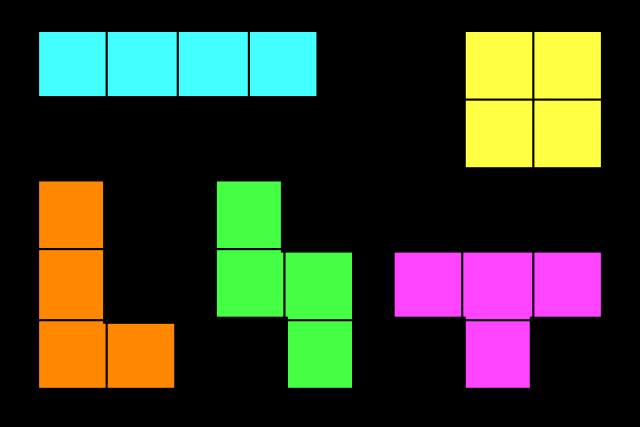
#> input picture assets/tetris2.jpg, 640 x 427 px, found by its file name
$ python introOpenCV_edgeDetection.py
#> lines starting #> are read from the running program, lines starting #| are printed output that depends on the picture; after the words box and inside, x2 and y2 are one past the last pixel; in counts of white or black regions, pixels touching at a corner belong together
# intro to OpenCV - image processing
# tutorial from:
# https://www.pyimagesearch.com/2018/07/19/opencv-tutorial-a-guide-to-learn-opencv/

# import imutils
import cv2
import sys
import os


image_path = 'assets\\'
# image_name = 'IMG_20200919_094007'
image_name = 'tetris2'
image_ext = '.jpg'
results_path = 'results\\'

# read image file
image = cv2.imread(image_path + image_name + image_ext)
#> image is the input picture: shape (427, 640, 3); mean B, G, R 41.1, 61.9, 57.5

(h, w, d) = image.shape
#> h = 427; w = 640; d = 3
print("width={}, height={}, depth={}".format(w, h, d))
#| width=640, height=427, depth=3


# roi = image[1060:1160, 2320:2420]
# show result images
cv2.namedWindow("Image", cv2.WINDOW_NORMAL)
cv2.imshow("Image", image)

# [10 lines of commented-out code are left out]


gray = cv2.cvtColor(image, cv2.COLOR_BGR2GRAY)
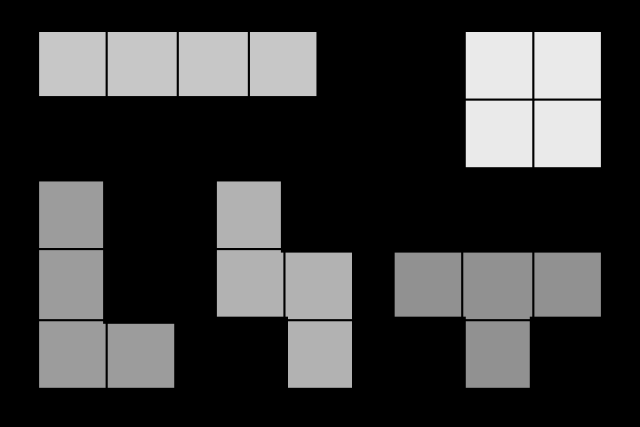
#> gray: shape (427, 640); min 0, max 234, mean 58.2
# cv2.namedWindow("Gray", cv2.WINDOW_NORMAL)
# cv2.imshow("Gray", gray)

edged = cv2.Canny(gray, 50, 150)
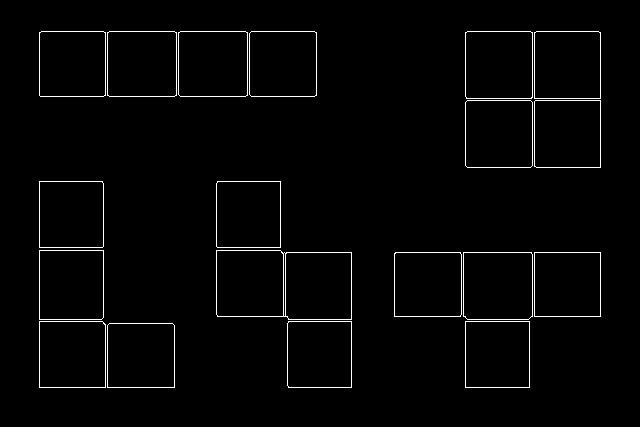
#> edged: shape (427, 640); 1.9% white in thin lines or dots, all inside (x1, y1, x2, y2) = (39, 31, 601, 388)

# cv2.namedWindow("Edged", cv2.WINDOW_NORMAL)
# cv2.imshow("Edged", edged)

thresh = cv2.threshold(gray, 128, 255, cv2.THRESH_BINARY)[1]
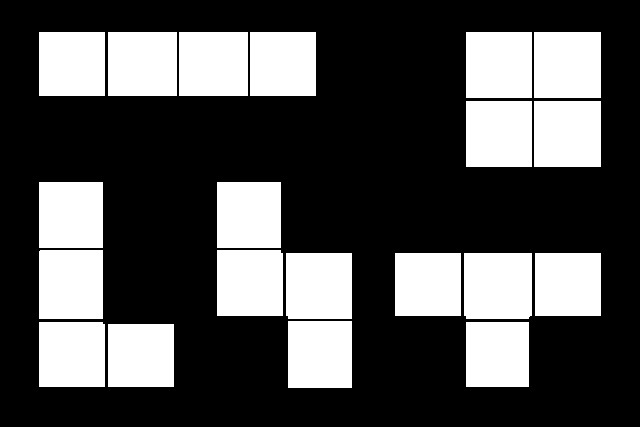
#> thresh: shape (427, 640); 31.5% white; 20 white regions
# cv2.namedWindow("Thresholding", cv2.WINDOW_NORMAL)
# cv2.imshow("Thresholding", thresh)

contours, hierarchy = cv2.findContours(thresh.copy(), cv2.RETR_TREE, cv2.CHAIN_APPROX_SIMPLE)
#> contours = 20 contours; largest, box (x1, y1, x2, y2) and area: (464, 253, 532, 319) 4342, (534, 101, 601, 167) 4290, (534, 32, 601, 98) 4290, (179, 32, 248, 96) 4284, (108, 32, 177, 96) 4284
output = image.copy()
for c in contours:
    cv2.drawContours(output, [c], -1, (0, 0, 255), 3)
#> this loop made 20 passes
#> c on passes 1, 2, 4, 5, 7, 11, 12, 13, 14, 15, 16, 17: [[108, 324], [108, 386], [173, 386], [173, 324]], [[466, 322], [466, 386], [528, 386], [528, 322]], [[288, 321], [288, 387], [351, 387], [351, 321]], [[535, 253], [535, 315], [600, 315], [600, 253]], [[395, 253], [395, 315], [460, 315], [460, 253]], [[217, 182], [217, 247], [280, 247], [280, 182]], [[39, 182], [39, 247], [102, 247], [102, 182]], [[534, 101], [534, 166], [600, 166], [600, 101]], [[466, 101], [466, 166], [531, 166], [531, 101]], [[534, 32], [534, 97], [600, 97], [600, 32]], [[466, 32], [466, 97], [531, 97], [531, 32]], [[250, 32], [250, 95], [315, 95], [315, 32]]
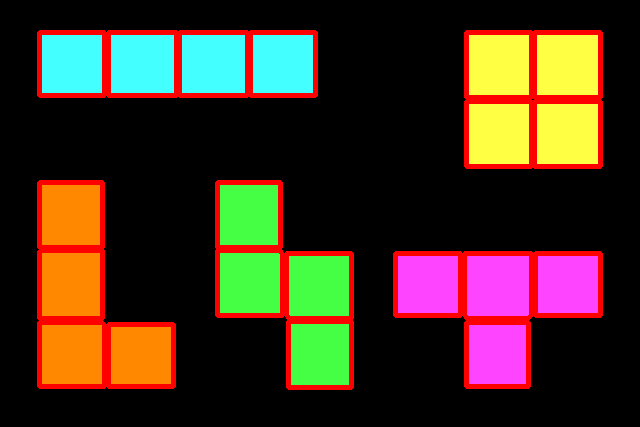
#> output: shape (427, 640, 3); 8.81% of pixels changed, all inside (x1, y1, x2, y2) = (37, 30, 603, 390)

print("{} objects found".format(len(contours)))
#| 20 objects found
cv2.namedWindow("Contours", cv2.WINDOW_NORMAL)
cv2.imshow("Contours", output)
cv2.waitKey(0)
